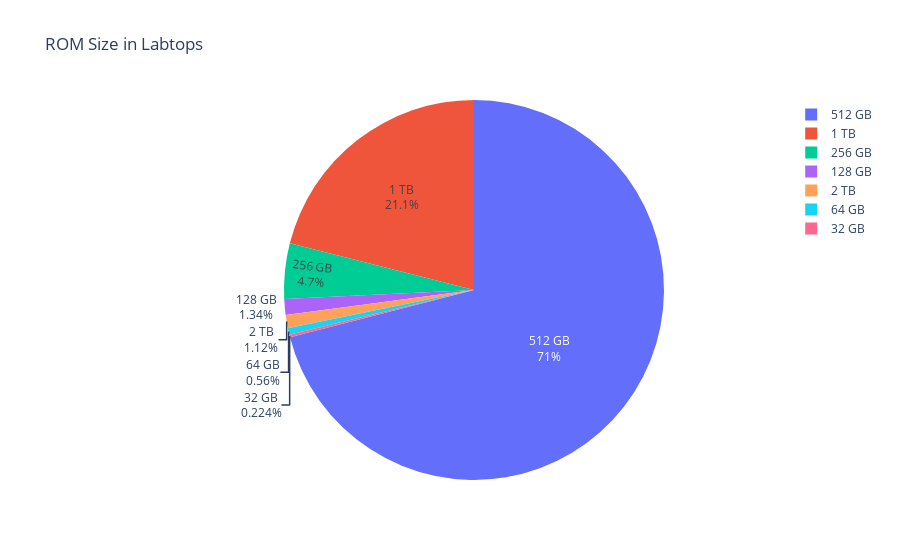

Source (notebook cell):
### Code cell
iplot(px.pie(values=rom,
             names=['512 GB','1 TB','256 GB','128 GB','2 TB','64 GB','32 GB'],
             title='ROM Size in Labtops'

).update_traces(textinfo='label+percent'))

### Figure 1 — Plotly figure (JSON) as saved in the notebook; plotly's stock layout.template omitted (floating-point values rounded to 4 significant figures)
{"data": [{"domain": {"x": [0, 1], "y": [0, 1]}, "hovertemplate": "label=%{label}<br>value=%{value}<extra></extra>", "labels": ["512 GB", "1 TB", "256 GB", "128 GB", "2 TB", "64 GB", "32 GB"], "legendgroup": "", "name": "", "showlegend": true, "textinfo": "label+percent", "type": "pie", "values": [634, 188, 42, 12, 10, 5, 2]}], "layout": {"legend": {"tracegroupgap": 0}, "title": {"text": "ROM Size in Labtops"}}}
